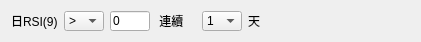
       <widget class="QWidget" name="widget_24" native="true">
        <property name="geometry">
         <rect>
          <x>0</x>
          <y>630</y>
          <width>421</width>
          <height>40</height>
         </rect>
        </property>
        <layout class="QHBoxLayout" name="horizontalLayout_135">
         <item>
          <layout class="QHBoxLayout" name="horizontalLayout_43">
           <item>
            <widget class="QLabel" name="label_93">
             <property name="text">
              <string>日RSI(9)</string>
             </property>
            </widget>
           </item>
           <item>
            <widget class="QComboBox" name="comboBox_48">
             <property name="sizePolicy">
              <sizepolicy hsizetype="Preferred" vsizetype="Fixed">
               <horstretch>0</horstretch>
               <verstretch>0</verstretch>
              </sizepolicy>
             </property>
             <property name="minimumSize">
              <size>
               <width>40</width>
               <height>20</height>
              </size>
             </property>
             <property name="maximumSize">
              <size>
               <width>40</width>
               <height>20</height>
              </size>
             </property>
             <item>
              <property name="text">
               <string>&gt;</string>
              </property>
             </item>
             <item>
              <property name="text">
               <string>&gt;=</string>
              </property>
             </item>
             <item>
              <property name="text">
               <string>&lt;</string>
              </property>
             </item>
             <item>
              <property name="text">
               <string>&lt;=</string>
              </property>
             </item>
             <item>
              <property name="text">
               <string>&lt;&gt;</string>
              </property>
             </item>
             <item>
              <property name="text">
               <string>=</string>
              </property>
             </item>
            </widget>
           </item>
           <item>
            <widget class="QLineEdit" name="lineEdit_17">
             <property name="sizePolicy">
              <sizepolicy hsizetype="Expanding" vsizetype="Fixed">
               <horstretch>0</horstretch>
               <verstretch>0</verstretch>
              </sizepolicy>
             </property>
             <property name="minimumSize">
              <size>
               <width>40</width>
               <height>20</height>
              </size>
             </property>
             <property name="maximumSize">
              <size>
               <width>40</width>
               <height>20</height>
              </size>
             </property>
             <property name="text">
              <string>0</string>
             </property>
            </widget>
           </item>
           <item>
            <widget class="QLabel" name="label_72">
             <property name="minimumSize">
              <size>
               <width>40</width>
               <height>20</height>
              </size>
             </property>
             <property name="maximumSize">
              <size>
               <width>40</width>
               <height>20</height>
              </size>
             </property>
             <property name="text">
              <string> 連續</string>
             </property>
            </widget>
           </item>
           <item>
            <widget class="QComboBox" name="comboBox_49">
             <property name="sizePolicy">
              <sizepolicy hsizetype="Preferred" vsizetype="Fixed">
               <horstretch>0</horstretch>
               <verstretch>0</verstretch>
              </sizepolicy>
             </property>
             <property name="minimumSize">
              <size>
               <width>40</width>
               <height>20</height>
              </size>
             </property>
             <property name="maximumSize">
              <size>
               <width>40</width>
               <height>20</height>
              </size>
             </property>
             <item>
              <property name="text">
               <string>1</string>
              </property>
             </item>
             <item>
              <property name="text">
               <string>2</string>
              </property>
             </item>
             <item>
              <property name="text">
               <string>3</string>
              </property>
             </item>
             <item>
              <property name="text">
               <string>4</string>
              </property>
             </item>
             <item>
              <property name="text">
               <string>5</string>
              </property>
             </item>
             <item>
              <property name="text">
               <string>6</string>
              </property>
             </item>
             <item>
              <property name="text">
               <string>7</string>
              </property>
             </item>
             <item>
              <property name="text">
               <string>8</string>
              </property>
             </item>
             <item>
              <property name="text">
               <string>9</string>
              </property>
             </item>
             <item>
              <property name="text">
               <string>10</string>
              </property>
             </item>
            </widget>
           </item>
           <item>
            <widget class="QLabel" name="label_73">
             <property name="minimumSize">
              <size>
               <width>40</width>
               <height>20</height>
              </size>
             </property>
             <property name="maximumSize">
              <size>
               <width>40</width>
               <height>20</height>
              </size>
             </property>
             <property name="text">
              <string>天</string>
             </property>
            </widget>
           </item>
          </layout>
         </item>
         <item>
          <spacer name="horizontalSpacer_25">
           <property name="orientation">
            <enum>Qt::Horizontal</enum>
           </property>
           <property name="sizeHint" stdset="0">
            <size>
             <width>40</width>
             <height>20</height>
            </size>
           </property>
          </spacer>
         </item>
        </layout>
       </widget>
